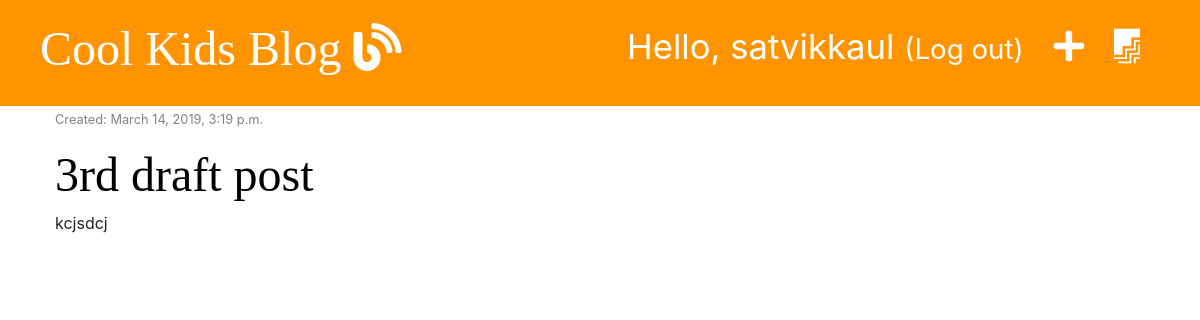
Page /drafts/ (signed in) on the committed database.
### blog/models.py (models this page shows, shortened)
class Post(models.Model):
    author = models.ForeignKey('auth.User', on_delete=models.CASCADE)
    title = models.CharField(max_length=200)
    text = models.TextField()
    created_date = models.DateTimeField(default=timezone.now)
    published_date = models.DateTimeField(blank=True, null=True)

### blog/views.py (the view)
# urls.py: path('drafts/', views.post_draft_list, name='post_draft_list'),
@login_required
def post_draft_list(request):
    posts = Post.objects.filter(published_date__isnull=True).order_by('-created_date')
    stuff_for_frontend = {'posts' : posts}
    return render(request, 'blog/post_draft_list.html', stuff_for_frontend)

### blog/templates/blog/post_draft_list.html (shortened to what this page needs)
{% extends 'blog/base.html' %}
{% block content %}
    {% for post in posts %}
        <div class="post">
          <p class="date"><small>Created: {{ post.created_date }} </small></p>
          <h1><a href="{% url 'post_detail' pk=post.pk %}">{{ post.title }}</a></h1>
          <p>{{ post.text|truncatechars:50 }}</p>
        </div>
    {% endfor %}
{% endblock %}

### blog/templates/blog/base.html (shortened to what this page needs)
{% load staticfiles %}
<!DOCTYPE html>
<html lang="en" dir="ltr">
  <head>
    <link rel="stylesheet" href="https://stackpath.bootstrapcdn.com/bootstrap/4.3.1/css/bootstrap.min.css">
    <link rel="stylesheet" href="https://use.fontawesome.com/releases/v5.7.2/css/all.css">
    <link rel="stylesheet" href="{% static 'css/blog.css' %}">
  </head>
  <body>
    <div class="page-header">
      {% if user.is_authenticated %}
          <p class="top-menu">
          <a href="{% url 'post_draft_list' %}" class="top-menu" title="Add a draft"><i class="fab fa-firstdraft" ></i></a>
          <a href="{% url 'post_new' %} " class="top-menu" title="Create a blog"><i class="fas fa-plus" ></i></a>
          Hello, {{ user.username }}<a href="{% url 'logout' %}" class="top-menu" ><small>(Log out)</small></a></p>
      {% else %}
          <a href="{% url 'login' %} " class="top-menu" title="Login"><i class="fas fa-sign-in-alt"></i></a>
      {% endif %}
      <h1><a href="/" title="Home Page">Cool Kids Blog </a><i class="fas fa-blog"></i></h1>
    </div>
    <div class="content container">
      <div class="row">
          <div class="col-md-8">
              {% block content %}
              {% endblock %}
          </div>
      </div>
    </div>
  </body>
</html>

### blog/static/css/blog.css (style rules this page uses)
.page-header { background-color: #ff9400 ; margin-top: 0; padding : 20px 20px 20px 40px ; }
.page-header h1, .page-header a { color: #ffffff ; font-size: 36pt; text-decoration: none; }
.content { margin-left: 40px; }
h1, h2, h3, h4 { font-family: 'Tangerine', 'Inconsolata' , 'Droid Sans', serif; font-size: 48px; }
.date { color: #828282; }
.top-menu, .top-menu a { color: #ffffff; float: right; font-size: 26pt; margin-right: 20px; padding-left: 10px; }
.post { margin-bottom: 70px; }
.post h1 a { color: #000000; }

### rows in the picture
Post: created_date "March 14, 2019, 3:19 p.m.", title "3rd draft post", text "kcjsdcj"

### other values in the picture
{{ user.username }} "satvikkaul"
